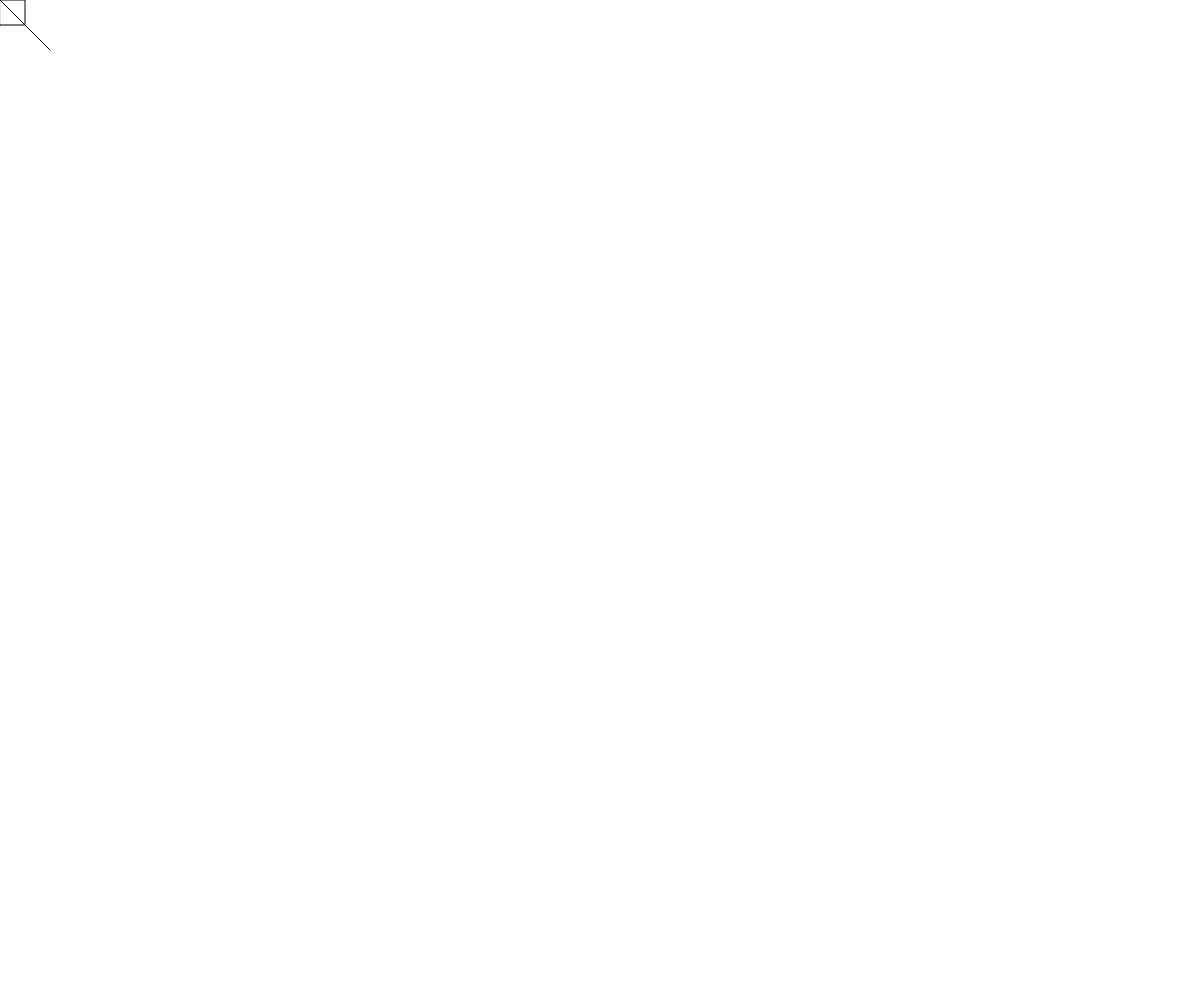
Frame 1 (no input)
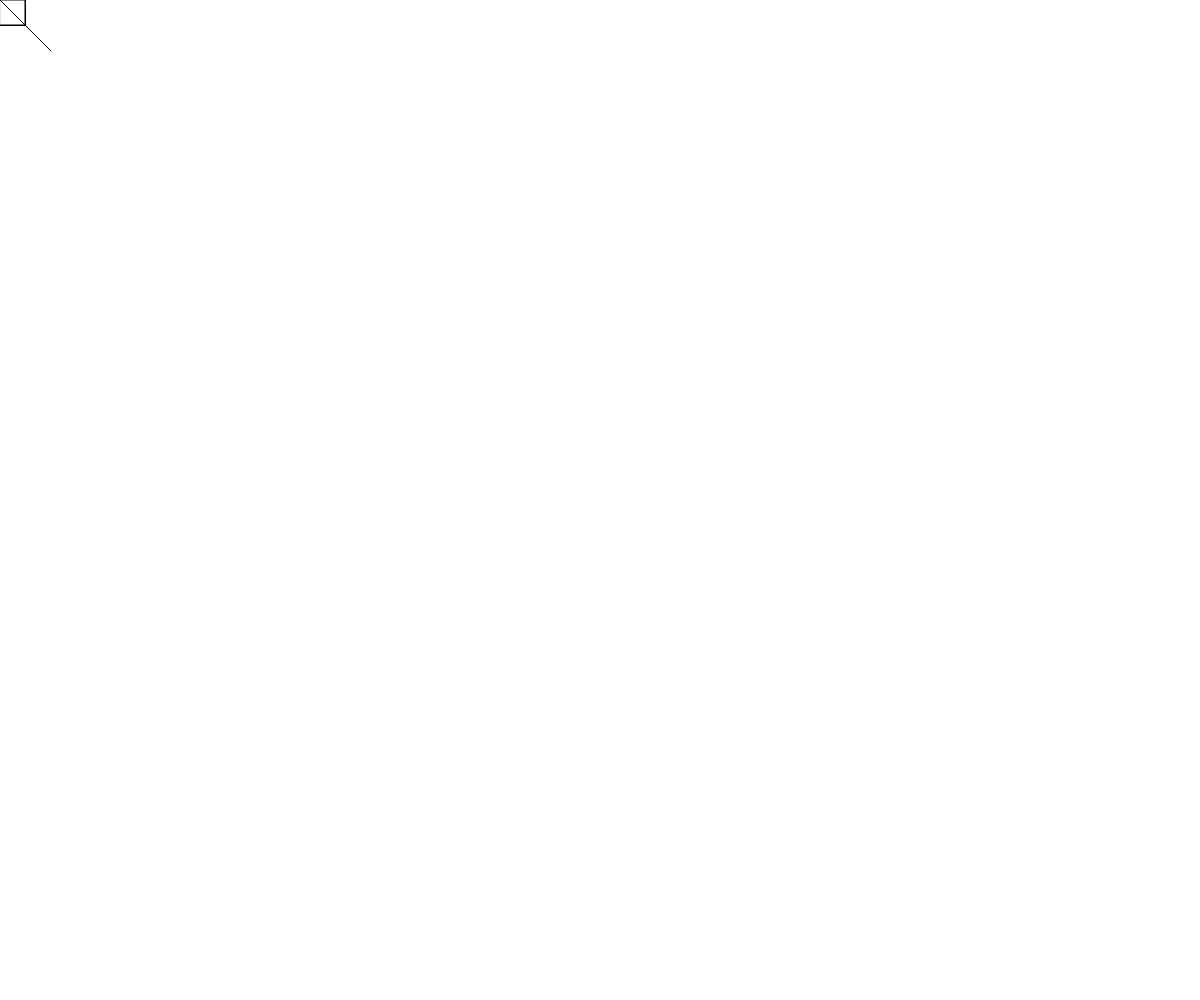
Frame 60 (no input)
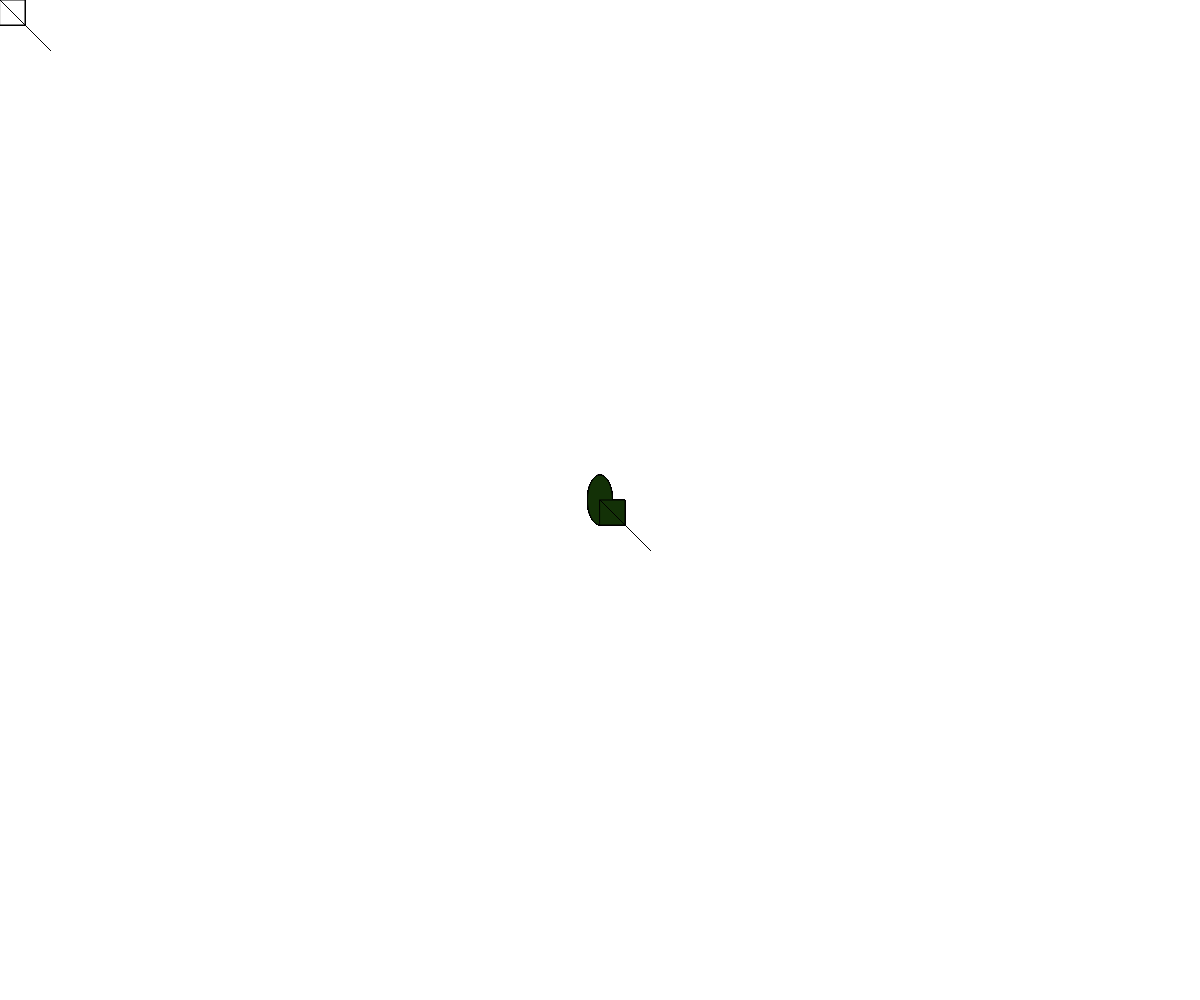
Frame 120 (the mouse pressed at the canvas centre since frame 60)

The p5.js sketch that drew these frames (run headless with seeded random() and noise() and a simulated clock; from frame 60 on, the mouse is pressed at the canvas centre):

// p5.js sketch
// ── sketch.js
let shapeSize = 25;
let shapeSizeIncrementor = 2;
let isStroke = true;


function setup(){
    createCanvas(windowWidth,windowHeight);
    background(255,255,255);
}



function draw(){

    
    // MousePressed Code for random colors shapes.
    if( mouseIsPressed == true){
        let r = random(0, 125);
        let g = random(0, 125);
        let b = random(0, 125);

        fill(r,g,b);
    }


    // Controls Code
    if(keyIsPressed && keyCode == UP_ARROW){
        shapeSize += shapeSizeIncrementor;
    }
    if(keyIsPressed && keyCode == DOWN_ARROW){
        shapeSize -= shapeSizeIncrementor;
    }
    if(keyIsPressed && keyCode == LEFT_ARROW){
        rotate(1);
    }

    if(keyIsPressed && keyCode==ENTER){
        if(isStroke){
            noStroke();
        }
        else{
            stroke(0);
        }

        isStroke = !isStroke;
    }

    if(keyIsPressed && key=='e'){
        
    }

    
    ellipse(mouseX, mouseY, shapeSize, 50);
    square(mouseX, mouseY, shapeSize);
    
    line(mouseX, mouseY, mouseX+50, mouseY+50);
}
